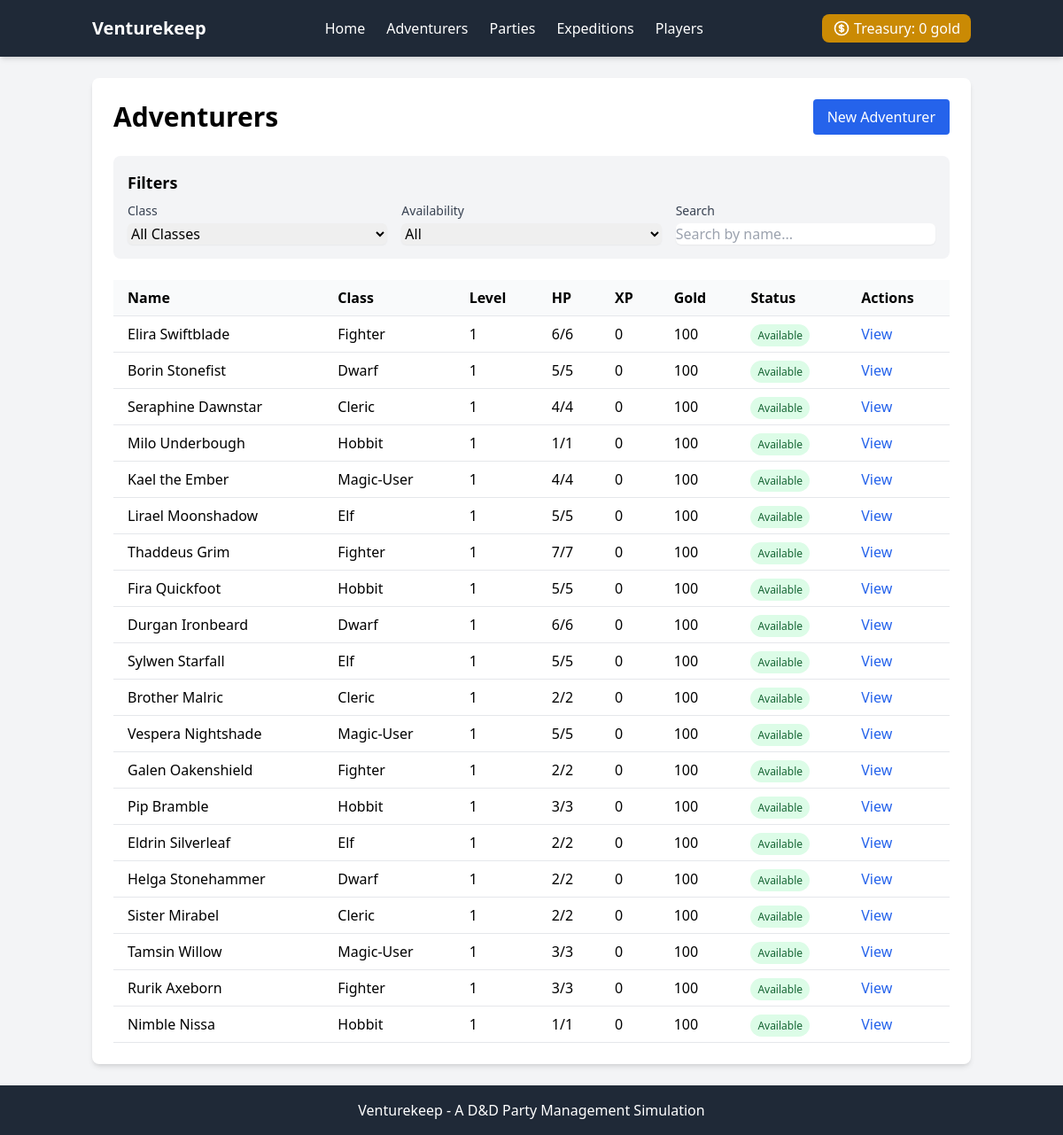
The app's page /adventurers with its own data.
### app/models.py (models this page shows)
class Adventurer(Base):
    __tablename__ = 'adventurers'
    id = Column(Integer, primary_key=True)
    name = Column(String, nullable=False)
    adventurer_class = Column(Enum(AdventurerClass), nullable=False)
    level = Column(Integer, default=1)
    xp = Column(Integer, default=0)
    hp_current = Column(Integer, default=10)
    hp_max = Column(Integer, default=10)
    gold = Column(Integer, default=0)
    is_available = Column(Boolean, default=True)
    on_expedition = Column(Boolean, default=False)
    expedition_status = Column(String, nullable=True)  # e.g., 'active', 'injured', 'resting'
    carry_capacity = Column(Integer, default=150)  # in pounds/units
    parties = relationship('Party', secondary=party_adventurer, back_populates='members')
    expedition_logs = relationship('ExpeditionLog', back_populates='adventurer')

### app/main.py (the view)
@app.get("/adventurers/", response_model=list[AdventurerOut])
def list_adventurers(skip: int = 0, limit: int = 100, db: Session = Depends(get_db)):
    adventurers = db.query(Adventurer).offset(skip).limit(limit).all()
    return [add_progression_data(adv) for adv in adventurers]

### app/templates/adventurers.html (shortened to what this page needs)
{% extends "base.html" %}
{% block content %}
<div class="bg-white shadow-md rounded-lg p-6">
    <div class="flex justify-between items-center mb-6">
        <h1 class="text-3xl font-bold">Adventurers</h1>
        <button class="bg-blue-600 text-white px-4 py-2 rounded hover:bg-blue-700"
                hx-get="/adventurers/create-form"
                hx-target="#modal-content"
                hx-trigger="click"
                onclick="document.getElementById('modal').classList.remove('hidden')">
            New Adventurer
        </button>
    </div>
    <div class="mb-6 bg-gray-100 p-4 rounded-lg">
        <h2 class="text-lg font-semibold mb-2">Filters</h2>
        <div class="grid grid-cols-1 md:grid-cols-3 gap-4">
            <div>
                <label for="class-filter" class="block text-sm font-medium text-gray-700">Class</label>
                <select id="class-filter" class="mt-1 block w-full rounded-md border-gray-300 shadow-sm"
                        hx-get="/adventurers/filter"
                        hx-target="#adventurer-list"
                        hx-include="[name='availability-filter']">
                    <option value="">All Classes</option>
                </select>
            </div>
            <div>
                <label for="availability-filter" class="block text-sm font-medium text-gray-700">Availability</label>
                <select id="availability-filter" name="availability-filter" class="mt-1 block w-full rounded-md border-gray-300 shadow-sm"
                        hx-get="/adventurers/filter"
                        hx-target="#adventurer-list"
                        hx-include="#class-filter">
                    <option value="">All</option>
                </select>
            </div>
            <div>
                <label for="search" class="block text-sm font-medium text-gray-700">Search</label>
                <input type="text" id="search" placeholder="Search by name..."
                       class="mt-1 block w-full rounded-md border-gray-300 shadow-sm"
                       hx-get="/adventurers/search"
                       hx-target="#adventurer-list"
                       hx-trigger="keyup changed delay:500ms">
            </div>
        </div>
    </div>
    <div id="adventurer-list" class="overflow-x-auto">
        <table class="min-w-full bg-white">
            <thead>
                <tr>
                    <th class="py-2 px-4 border-b border-gray-200 bg-gray-50 text-left">Name</th>
                    <th class="py-2 px-4 border-b border-gray-200 bg-gray-50 text-left">Class</th>
                    <th class="py-2 px-4 border-b border-gray-200 bg-gray-50 text-left">Level</th>
                    <th class="py-2 px-4 border-b border-gray-200 bg-gray-50 text-left">HP</th>
                    <th class="py-2 px-4 border-b border-gray-200 bg-gray-50 text-left">XP</th>
                    <th class="py-2 px-4 border-b border-gray-200 bg-gray-50 text-left">Gold</th>
                    <th class="py-2 px-4 border-b border-gray-200 bg-gray-50 text-left">Status</th>
                    <th class="py-2 px-4 border-b border-gray-200 bg-gray-50 text-left">Actions</th>
                </tr>
            </thead>
            <tbody>
                {% for adventurer in adventurers %}
                <tr>
                    <td class="py-2 px-4 border-b border-gray-200">{{ adventurer.name }}</td>
                    <td class="py-2 px-4 border-b border-gray-200">{{ adventurer.adventurer_class.value }}</td>
                    <td class="py-2 px-4 border-b border-gray-200">{{ adventurer.level }}</td>
                    <td class="py-2 px-4 border-b border-gray-200">{{ adventurer.hp_current }}/{{ adventurer.hp_max }}</td>
                    <td class="py-2 px-4 border-b border-gray-200">{{ adventurer.xp }}</td>
                    <td class="py-2 px-4 border-b border-gray-200">{{ adventurer.gold }}</td>
                    <td class="py-2 px-4 border-b border-gray-200">
                        {% if adventurer.is_available %}
                            <span class="bg-green-100 text-green-800 px-2 py-1 rounded-full text-xs">Available</span>
                        {% else %}
                            <span class="bg-orange-100 text-orange-800 px-2 py-1 rounded-full text-xs">On Expedition</span>
                        {% endif %}
                    </td>
                    <td class="py-2 px-4 border-b border-gray-200">
                        <button class="text-blue-600 hover:text-blue-800"
                                hx-get="/adventurers/{{ adventurer.id }}"
                                hx-target="#modal-content"
                                hx-trigger="click"
                                onclick="document.getElementById('modal').classList.remove('hidden')">
                            View
                        </button>
                    </td>
                </tr>
                {% endfor %}
            </tbody>
        </table>
    </div>
</div>
{% endblock %}

### app/templates/base.html (shortened to what this page needs)
<!DOCTYPE html>
<html lang="en">
<head>
    <script src="https://cdn.tailwindcss.com"></script>
    <link rel="stylesheet" href="{{ url_for('static', path='/styles.css') }}">
</head>
<body class="bg-gray-100 min-h-screen">
    <header class="bg-gray-800 text-white shadow-md">
        <nav class="container mx-auto px-4 py-4 flex justify-between items-center">
            <a href="/" class="text-xl font-bold">Venturekeep</a>
            <ul class="flex space-x-6">
                <li><a href="/" class="hover:text-gray-300">Home</a></li>
                <li><a href="/adventurers" class="hover:text-gray-300">Adventurers</a></li>
                <li><a href="/parties" class="hover:text-gray-300">Parties</a></li>
                <li><a href="/expeditions" class="hover:text-gray-300">Expeditions</a></li>
                <li><a href="/players" class="hover:text-gray-300">Players</a></li>
            </ul>
            {% if treasury_gold is defined %}
            <div class="bg-yellow-600 text-white px-3 py-1 rounded-lg flex items-center">
                <span>Treasury: {{ treasury_gold }} gold</span>
            </div>
            {% endif %}
        </nav>
    </header>
    <main class="container mx-auto px-4 py-6">
        {% block content %}{% endblock %}
    </main>
    <footer class="bg-gray-800 text-white mt-auto py-4">
        <div class="container mx-auto px-4 text-center">
            <p>Venturekeep - A D&D Party Management Simulation</p>
        </div>
    </footer>
</body>
</html>

### records on screen
Adventurer: name "Elira Swiftblade", adventurer_class.value "Fighter", level "1", hp_current "6", hp_max "6", xp "0", gold "100", is_available "Available"
Adventurer: name "Borin Stonefist", adventurer_class.value "Dwarf", level "1", hp_current "5", hp_max "5", xp "0", gold "100", is_available "Available"
Adventurer: name "Seraphine Dawnstar", adventurer_class.value "Cleric", level "1", hp_current "4", hp_max "4", xp "0", gold "100", is_available "Available"
Adventurer: name "Milo Underbough", adventurer_class.value "Hobbit", level "1", hp_current "1", hp_max "1", xp "0", gold "100", is_available "Available"
Adventurer: name "Kael the Ember", adventurer_class.value "Magic-User", level "1", hp_current "4", hp_max "4", xp "0", gold "100", is_available "Available"
Adventurer: name "Lirael Moonshadow", adventurer_class.value "Elf", level "1", hp_current "5", hp_max "5", xp "0", gold "100", is_available "Available"
Adventurer: name "Thaddeus Grim", adventurer_class.value "Fighter", level "1", hp_current "7", hp_max "7", xp "0", gold "100", is_available "Available"
Adventurer: name "Fira Quickfoot", adventurer_class.value "Hobbit", level "1", hp_current "5", hp_max "5", xp "0", gold "100", is_available "Available"
Adventurer: name "Durgan Ironbeard", adventurer_class.value "Dwarf", level "1", hp_current "6", hp_max "6", xp "0", gold "100", is_available "Available"
Adventurer: name "Sylwen Starfall", adventurer_class.value "Elf", level "1", hp_current "5", hp_max "5", xp "0", gold "100", is_available "Available"
Adventurer: name "Brother Malric", adventurer_class.value "Cleric", level "1", hp_current "2", hp_max "2", xp "0", gold "100", is_available "Available"
Adventurer: name "Vespera Nightshade", adventurer_class.value "Magic-User", level "1", hp_current "5", hp_max "5", xp "0", gold "100", is_available "Available"
Adventurer: name "Galen Oakenshield", adventurer_class.value "Fighter", level "1", hp_current "2", hp_max "2", xp "0", gold "100", is_available "Available"
Adventurer: name "Pip Bramble", adventurer_class.value "Hobbit", level "1", hp_current "3", hp_max "3", xp "0", gold "100", is_available "Available"
Adventurer: name "Eldrin Silverleaf", adventurer_class.value "Elf", level "1", hp_current "2", hp_max "2", xp "0", gold "100", is_available "Available"
Adventurer: name "Helga Stonehammer", adventurer_class.value "Dwarf", level "1", hp_current "2", hp_max "2", xp "0", gold "100", is_available "Available"
Adventurer: name "Sister Mirabel", adventurer_class.value "Cleric", level "1", hp_current "2", hp_max "2", xp "0", gold "100", is_available "Available"
Adventurer: name "Tamsin Willow", adventurer_class.value "Magic-User", level "1", hp_current "3", hp_max "3", xp "0", gold "100", is_available "Available"
Adventurer: name "Rurik Axeborn", adventurer_class.value "Fighter", level "1", hp_current "3", hp_max "3", xp "0", gold "100", is_available "Available"
Adventurer: name "Nimble Nissa", adventurer_class.value "Hobbit", level "1", hp_current "1", hp_max "1", xp "0", gold "100", is_available "Available"

### other values on screen
{{ treasury_gold }} "0"
